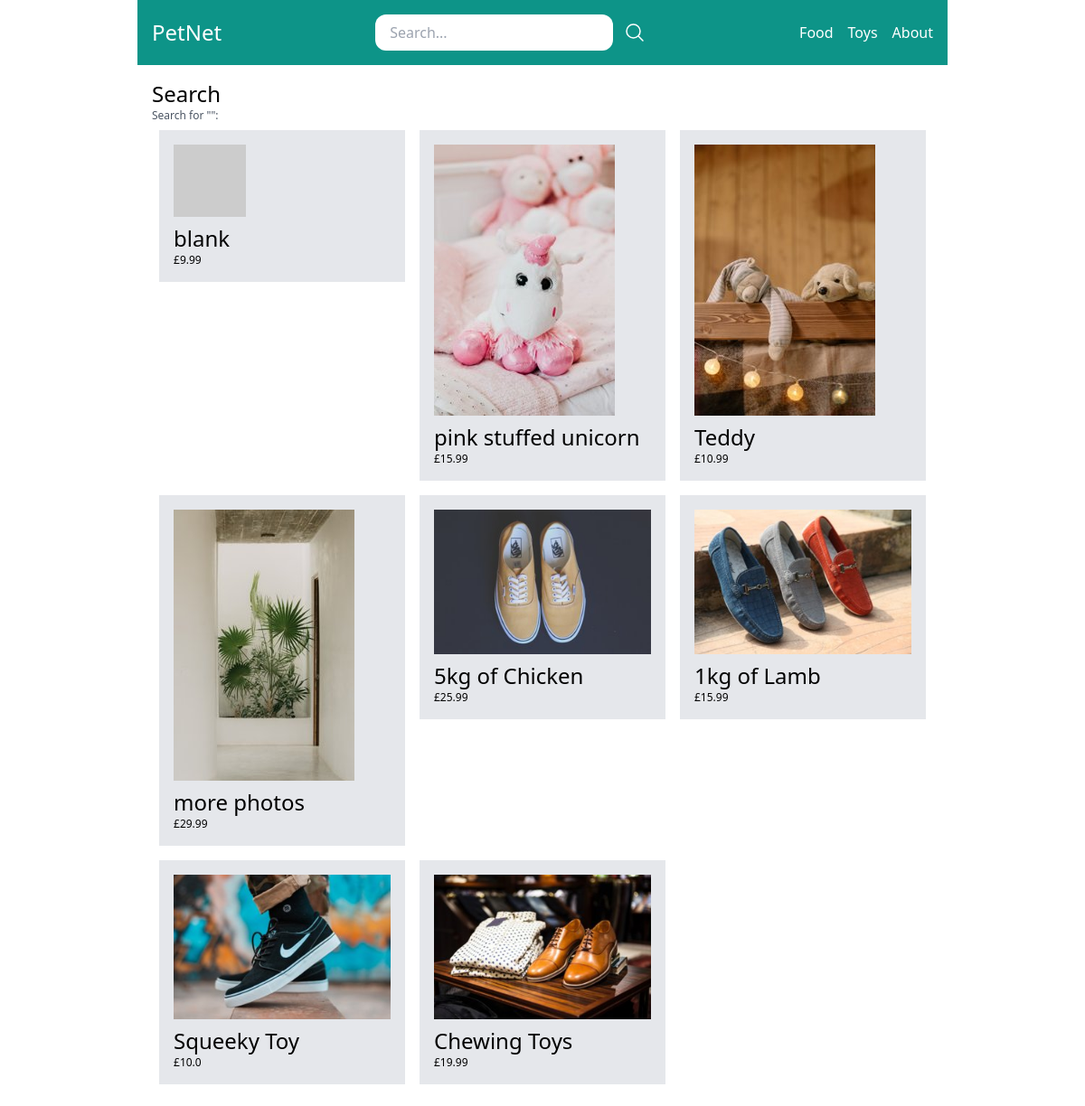
The app's page /search/ with its own data.
### store/models.py (models this page shows, shortened)
class Category(models.Model):
    title = models.CharField(max_length=50)
    slug = models.SlugField(max_length= 50)
    class Meta:
        verbose_name_plural = 'Categories'

class Product(models.Model):
    DRAFT = 'draft'
    WAITING_APPROVAL = 'waitingapproval'
    ACTIVE = 'active'
    DELETED = 'deleted'
    STATUS_CHOICES =(
        (DRAFT, 'Draft'),
        (WAITING_APPROVAL, 'Waiting approval'),
        (ACTIVE, 'Active'),
        (DELETED, 'Deleted'),
    )
    user = models.ForeignKey(User, related_name='products', on_delete=models.CASCADE)
    category = models.ForeignKey(Category, related_name='products', on_delete=models.CASCADE)
    title = models.CharField(max_length=50)
    slug = models.SlugField(max_length= 50)
    description = models.TextField(blank=True)
    image = models.ImageField(upload_to='uploads/product_images/', blank=True, null=True)
    thumbnail = models.ImageField(upload_to='uploads/product_images/thumbnail/', blank=True, null= True)
    price = models.IntegerField()
    created_at = models.DateTimeField(auto_now_add=True)
    updated_at = models.DateTimeField(auto_now=True)
    status= models.CharField(max_length=50, choices=STATUS_CHOICES, default=ACTIVE)
    class Meta:
        ordering = ('-created_at', )
    def get_display_price(self):
        return self.price / 100
    def get_thumbnail(self):
        if self.thumbnail:
            return self.thumbnail.url
        else:
            if self.image:
                self.thumbnail = self.make_thumbnail(self.image)
                self.save()
                return self.thumbnail.url
            else:
                return 'https://via.placeholder.com/240x240x.jpg'

### store/views.py (the view)
# urls.py: path('search/', views.search, name='search'),
def search(request):
    query = request.GET.get('query','')
    products = Product.objects.filter(status= Product.ACTIVE).filter(Q(title__icontains=query) | Q(description__icontains=query))
    return render(request, 'store/search.html', {'query':query, 'products': products, })

### store/templatetags/menu.py (called while the page is built)
@register.inclusion_tag('core/menu.html')
def menu():
    categories = Category.objects.all()
    return {'categories': categories}

### store/templates/store/search.html (shortened to what this page needs)
{% extends 'core/base.html' %}
{% block content %}
        <h1 class="text-2xl">Search</h1>
        <h2 class="text-xs text-gray-600">Search for "{{query}}":</h2>
    {% if products %}
        {% include 'store/partials/products.html' %}
    {% else %}
        <p> There are no products matching this query</p>
    {% endif %}
{% endblock %}

### core/templates/core/menu.html
{% for category in categories %}
    <a href="{% url 'category_detail' category.slug %}" class="text-white">{{category.title}}</a>
{% endfor %}
<a href="{% url 'about' %}" class="text-white">About</a>

### store/templates/store/partials/products.html
<div class="flex flex-wrap">
    {% for product in products %}
        <div class="product w-1/3 p-2">
            <div class="bg-gray-200 p-4">
                <a href="{% url 'product_detail' product.category.slug product.slug %}">
                        <div class="image mb-2">
                            <img src="{{ product.get_thumbnail }}" alt=" Image of {{ product.title }}">
                        </div>
                    <h2 class="text-2xl">{{ product.title }}</h2>
                    <p class="text-xs text-gray 800">£{{ product.get_display_price }}</p>
                </a>
            </div>
        </div>
    {% endfor %}
</div>

### records on screen
Category: title "Food"
Category: title "Toys"
Product: title "blank", get_display_price "9.99"
Product: get_thumbnail (picture), title "pink stuffed unicorn", get_display_price "15.99"
Product: get_thumbnail (picture), title "Teddy", get_display_price "10.99"
Product: get_thumbnail (picture), title "more photos", get_display_price "29.99"
Product: get_thumbnail (picture), title "5kg of Chicken", get_display_price "25.99"
Product: get_thumbnail (picture), title "1kg of Lamb", get_display_price "15.99"
Product: get_thumbnail (picture), title "Squeeky Toy", get_display_price "10.0"
Product: get_thumbnail (picture), title "Chewing Toys", get_display_price "19.99"
